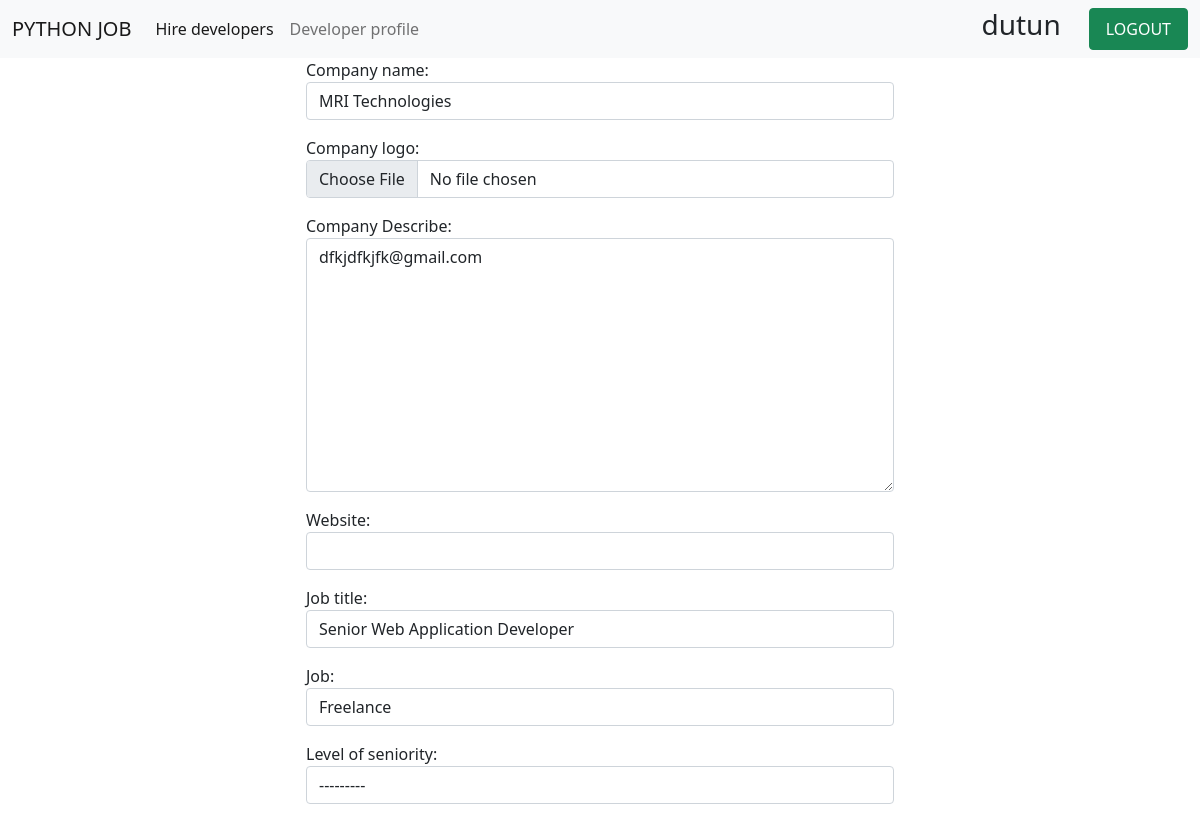
/Hire_developers/ (signed in, upper part), run on an earlier commit of the app's database.
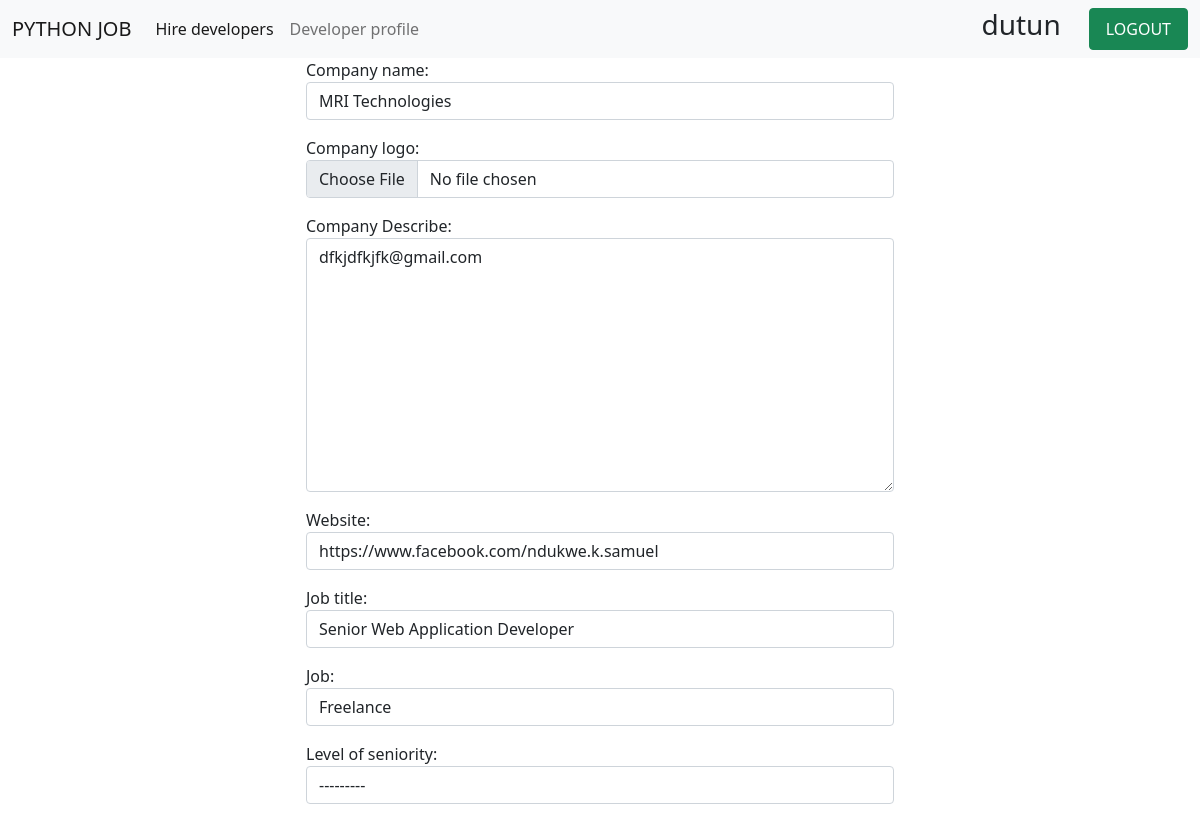
And on a later commit of the database.
### jobs/models.py (models this page shows, shortened)
class Company_detail(models.Model):
    user = models.OneToOneField(User, null=True, blank=True, on_delete=models.CASCADE, related_name = 'text_content')
    Company_name = models.CharField(max_length=100, null=True, blank=True)
    Company_logo= models.ImageField(upload_to='images/', null=True,default="images/profile1.png", blank=True)
    Company_Describe = models.TextField( null=True, blank=True)
    website = models.CharField(max_length=200, null=True, blank=True)
    Job_title = models.CharField(max_length=100, null=True, blank=True  )
    Job = models.CharField(max_length=100, null=True, choices=Job_type, blank=True)
    Level_of_seniority = models.CharField(max_length=100, null=True, choices=Level, blank=True)
    Job_description = models.TextField(null=True, blank=True)
    short_Job_description = models.CharField(max_length=100, null=True,blank=True)
    How_to_apply = models.TextField(null=True, blank=True)
    Application_target = models.CharField(max_length=200,blank=True, null=True)
    Location = models.CharField(max_length=100, null=True,blank=True )
    tags = models.ManyToManyField(Tag, blank=True,)

### jobs/views.py (the view)
# urls.py: path('Hire_developers/', views.Hire_developers, name="Hire_developers"),
@login_required(login_url='account_login')
def Hire_developers(request):
    dev = Company_detail.objects.get(user=request.user)
    form= CompanyForm(request.POST or None, request.FILES or None, instance=dev)
    if form.is_valid():
        form.save()
    context = {'form':form}
    return render(request, 'Hire_developers_page.html', context)

### jobs/forms.py
class CompanyForm(forms.ModelForm):
    class Meta:
        model= Company_detail
        fields=  '__all__'
        exclude =  ['user']
        widgets = {
            'Company_name':forms.TextInput(attrs={'class': 'form-control'}),
            'Company_logo':forms.FileInput(attrs={'class': 'form-control'}),
            'Company_Describe':forms.Textarea(attrs={'class': 'form-control'}),
            'website':forms.TextInput(attrs={'class': 'form-control'}),
            'Job_title':forms.TextInput(attrs={'class': 'form-control'}),
            'Job':forms.Select(attrs={'class': 'form-control'}),
            'Level_of_seniority':forms.Select(attrs={'class': 'form-control'}),
            'Job_description':forms.Textarea(attrs={'class': 'form-control'}),
            'short_Job_description':forms.TextInput(attrs={'class': 'form-control'}),
            'How_to_apply':forms.Textarea(attrs={'class': 'form-control'}),
            'Application_target':forms.TextInput(attrs={'class': 'form-control'}),
            'Location':forms.TextInput(attrs={'class': 'form-control'}),
            'tags':forms.SelectMultiple(attrs={'class': 'form-control'}),
        }

### templates/Hire_developers_page.html (shortened to what this page needs)
{% extends 'base.html' %}
{% block content %}
{% load static %}
     <div class="row">
         <div class="col-md-3"> </div>
         <div class="col-sm-6">
            <form class="hire_form_1" enctype="multipart/form-data" method="POST" action="">
                <div class="form-group">
                    {{ form.as_p }}
                </div>
            </form>
         </div>
         <div class="col-md-3"></div>
     </div>
{% endblock content %}

What changed in the data, as far as the page shows it:
changed Company_detail "MRI Technologies": website (not shown) → "https://www.facebook.com/ndukwe.k.samuel"
